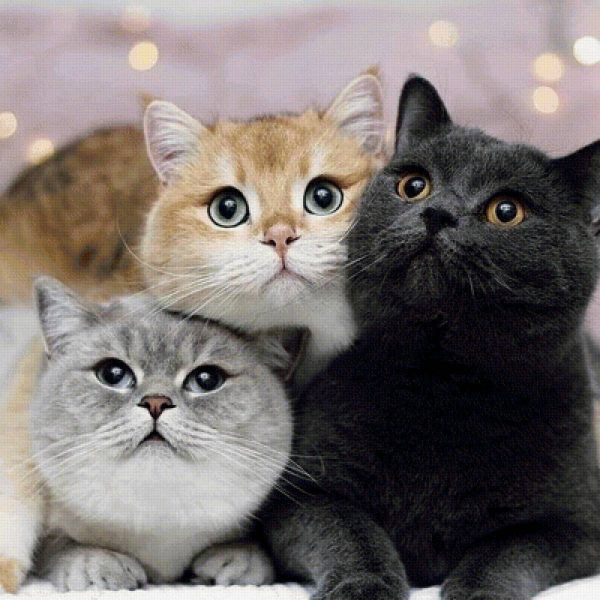
#> input picture lab2/data/exp10/img_temp.jpg, 1200 x 1200 px, found by its file name (shown at 1/2 size); the run also reads 1 picture not shown here
$ python lab2.py
#> lines starting #> are read from the running program, lines starting #| are printed output that depends on the picture
import cv2
import sys
import os.path
import numpy as np

def drawMatches(img1, kp1, img2, kp2, matches):

    rows1 = img1.shape[0]
    cols1 = img1.shape[1]
    rows2 = img2.shape[0]
    cols2 = img2.shape[1]

    out = np.zeros((max([rows1,rows2]),cols1+cols2,3), dtype='uint8')
    out[:rows1,:cols1] = np.dstack([img1])
    out[:rows2,cols1:] = np.dstack([img2])
    left_up = 0,0
    right_dowm = 0,3000

    src_pts = np.float32([kp1[m.queryIdx].pt for m in matches]).reshape(-1, 1, 2)
    dst_pts = np.float32([kp2[m.trainIdx].pt for m in matches]).reshape(-1, 1, 2)

    M = cv2.findHomography(src_pts, dst_pts, cv2.RANSAC, 5.0)[0]

    # Draw detected template in scene image
    pts = np.float32([[0, 0],
                      [0, rows1 - 1],
                      [cols1 - 1, rows1 - 1],
                      [cols1 - 1, 0]]).reshape(-1, 1, 2)
    dst = cv2.perspectiveTransform(pts, M)

    cv2.polylines(out, [np.int32(dst)], True, 255, 3, cv2.LINE_AA)

    for mat in matches:
        img1_idx = mat.queryIdx
        img2_idx = mat.trainIdx
        (x1,y1) = kp1[img1_idx].pt
        (x2,y2) = kp2[img2_idx].pt

        cv2.circle(out, (int(x1),int(y1)), 4, (255, 0, 0, 1), 1)
        cv2.circle(out, (int(x2)+cols1,int(y2)), 4, (255, 0, 0, 1), 1)
        cv2.line(out, (int(x1),int(y1)), (int(x2)+cols1,int(y2)), (255, 0, 0, 1), 1)

    return out

#%%
if __name__ == '__main__':
    img1 = cv2.imread('img_temp.jpg')        # queryImage
#> img1 is the input picture: shape (1200, 1200, 3); mean B, G, R 109.9, 112.3, 119.8
    img2 = cv2.imread('img.png')         # trainImage
    # Initiate SIFT detector
    sift = cv2.SIFT_create()
    # find the keypoints and descriptors with SIFT
    gray1 = cv2.cvtColor(img1,cv2.COLOR_BGR2GRAY)
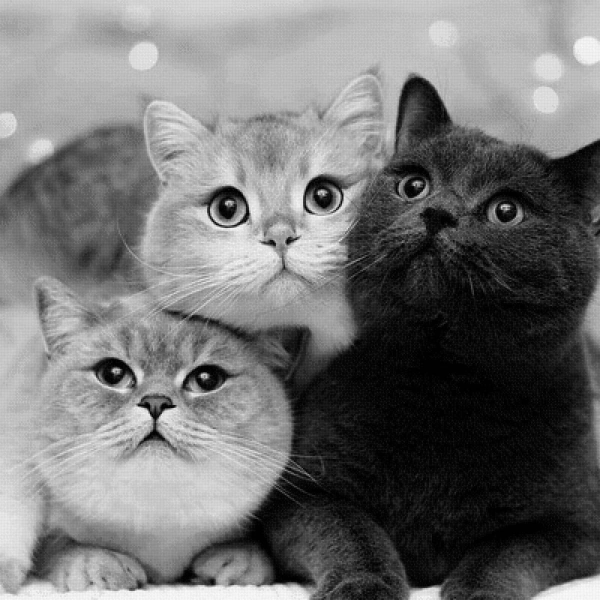
#> gray1: shape (1200, 1200) (shown at 1/2 size); min 0, max 255, mean 114.3
    gray2 = cv2.cvtColor(img2,cv2.COLOR_BGR2GRAY)
#> gray2: shape (38, 286); every value is 0

    kp1, des1 = sift.detectAndCompute(gray1,None)
#> kp1 = 2911 keypoints; strongest (x, y, size): (408, 752, 10), (232, 741, 10.2), (644, 385, 9.9), (452, 405, 48.9)
    kp2, des2 = sift.detectAndCompute(gray2,None)
#> kp2 = (); des2 = None
    # BFMatcher with default params
    bf = cv2.BFMatcher()
#> (the run stopped early here; a loop or call above may not have finished)
